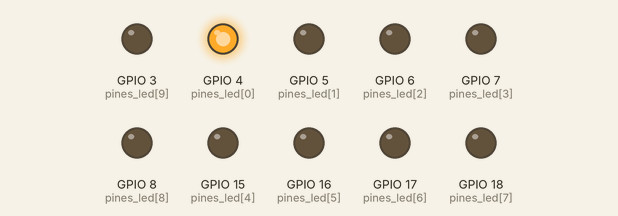
Simulated run of this program. Board: ESP32 board running MicroPython. Shown: output pins drawn as LEDs (lit = HIGH).

Above: at 0.05 s.
At 0.35 s:
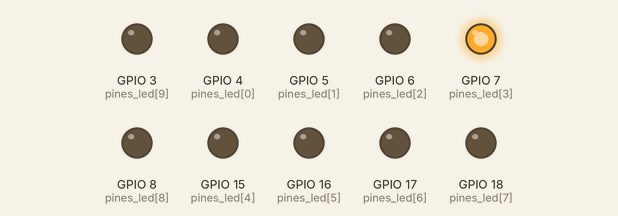
At 0.75 s:
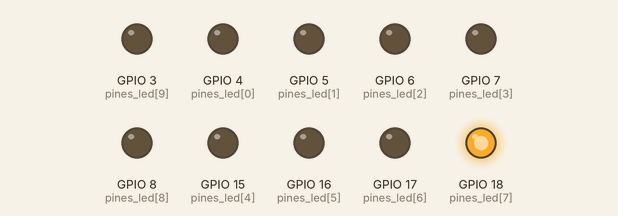
At 1.45 s:
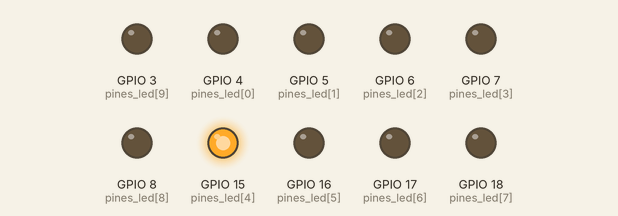
At 2.15 s:
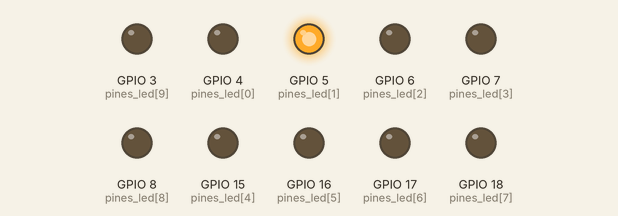
At 2.85 s:
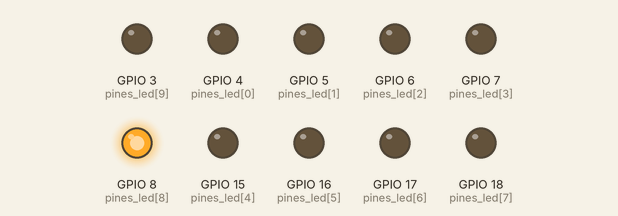
Timing chart, 0 to 3.1 s (numbered marks = the images above):
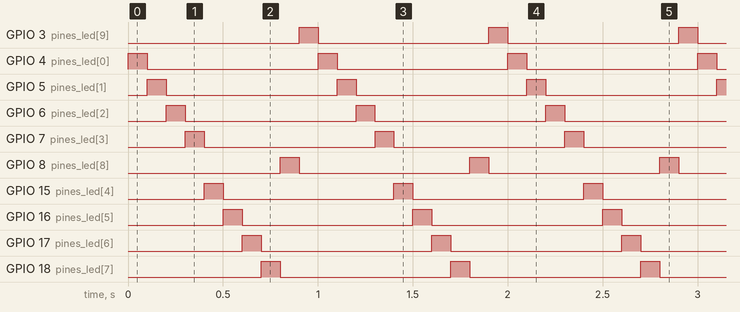

The program:

main.py
```python
# Proyecto 3: Luz en movimiento con barra LED
# ESP32-S3 WROOM - MicroPython
# Efecto de luz en movimiento en una barra de 10 LEDs

# Importar las librerías necesarias
from machine import Pin
import time

# Lista con los pines GPIO conectados a la barra LED
# Cada número representa un pin GPIO del ESP32-S3
pines_led = [4, 5, 6, 7, 15, 16, 17, 18, 8, 3]

# Crear objetos Pin para cada LED
# mode=Pin.OUT: configurar cada pin como SALIDA (output)
leds = []
for pin in pines_led:
    leds.append(Pin(pin, Pin.OUT))

# Apagar todos los LEDs al iniciar el programa
# Led apagado = valor 0
for led in leds:
    led.value(0)

# Tiempo de espera entre cambios de LED (en segundos)
# 0.1 segundos = 100 milisegundos
tiempo_espera = 0.1

# Bucle infinito para crear el efecto de luz en movimiento
while True:
    # Recorrer cada LED en la lista
    for led in leds:
        # Encender el LED actual
        # Led encendido = valor 1
        led.value(1)

        # Esperar el tiempo definido (LED encendido)
        time.sleep(tiempo_espera)

        # Apagar el LED actual
        # Led apagado = valor 0
        led.value(0)

        # El siguiente LED se encenderá automáticamente en la siguiente iteración
        # Esto crea el efecto de luz en movimiento

# El programa se ejecutará indefinidamente
# Para detener: pulsa Ctrl+C en la consola de MicroPython o desconecta el ESP32-S3
```

Measured:
- by itself, GPIO 3 (pines_led[9]), GPIO 4 (pines_led[0]), GPIO 5 (pines_led[1]), GPIO 6 (pines_led[2]), GPIO 7 (pines_led[3]), GPIO 8 (pines_led[8]), GPIO 15 (pines_led[4]), GPIO 16 (pines_led[5]), GPIO 17 (pines_led[6]), GPIO 18 (pines_led[7]): alternates HIGH for 0.10 s and LOW for 0.90 s
- by itself, everything shown: repeats every 1.0 s, in 10 steps
